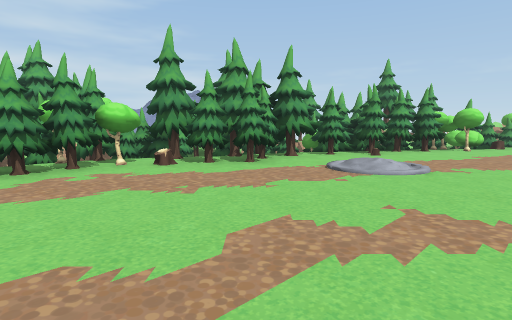
[1] (above)

24 first-person views from a walk through a scene from a Unity 3-D project. The camera is 1.3 m above the floor, tilts 6° down and sees 80° across. The floor is counted in squares, 2 m on a side. Each view is taken from the middle of a square. On the plan, view 1 faces up. The plan holds only what a view shows up to about 10 squares ahead; the rest is blank. The place goes on beyond the plan. Some animated figures are not drawn.

[2]
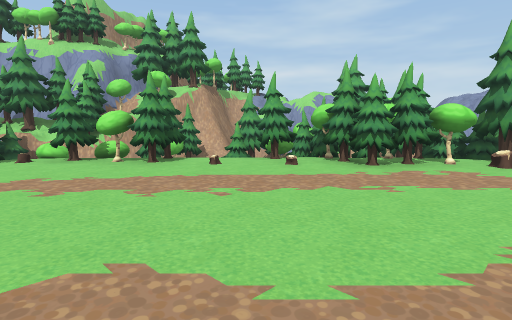

[3]
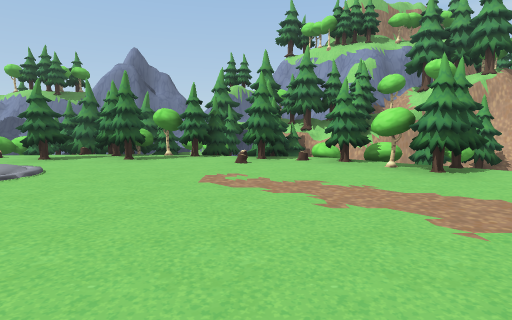

[4]
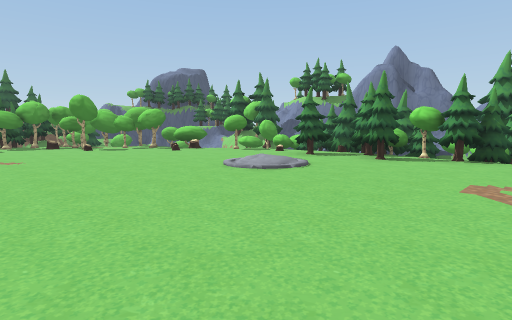

[5]
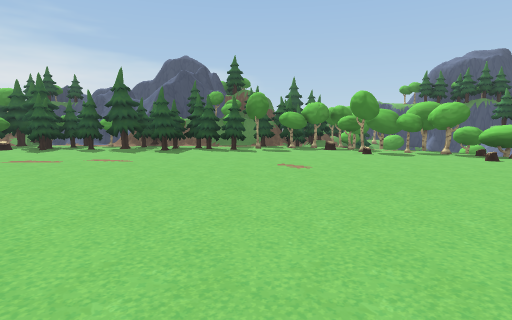

[6]
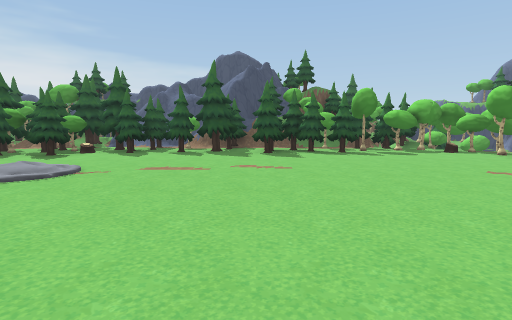

[7]
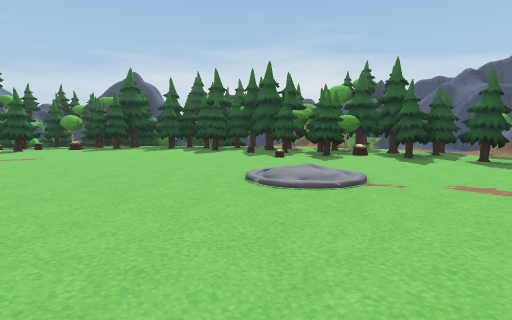

[8]
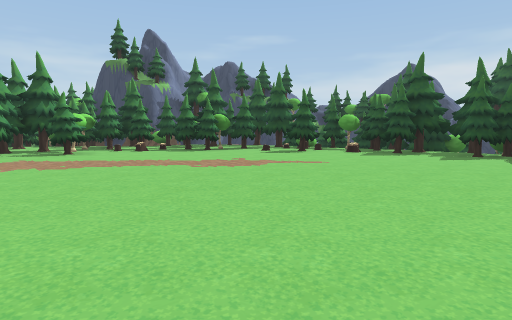

[9]
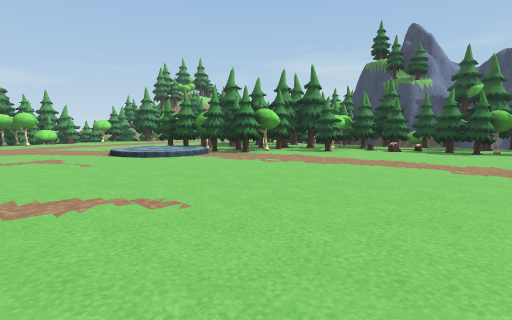

[10]
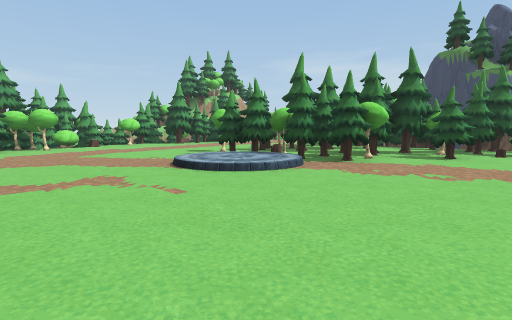

[11]
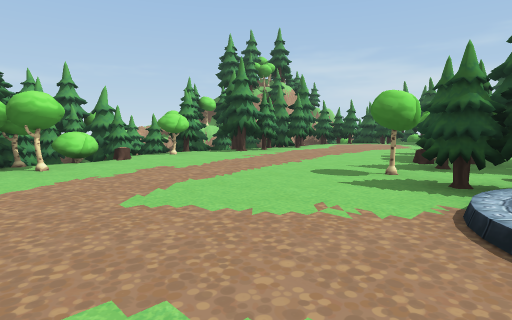

[12]
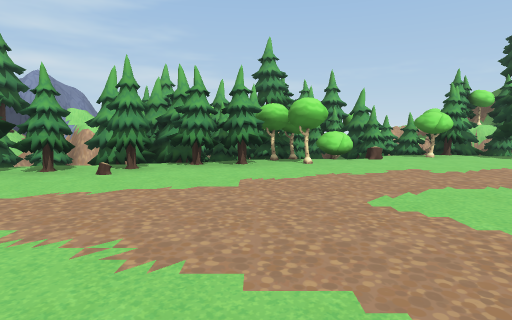

[13]
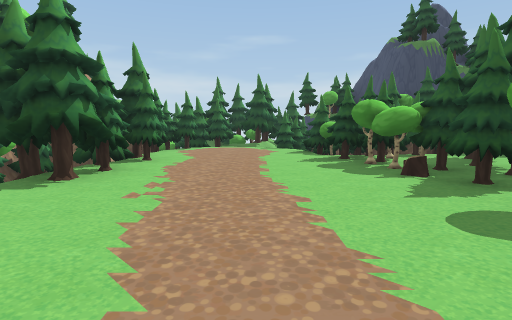

[14]
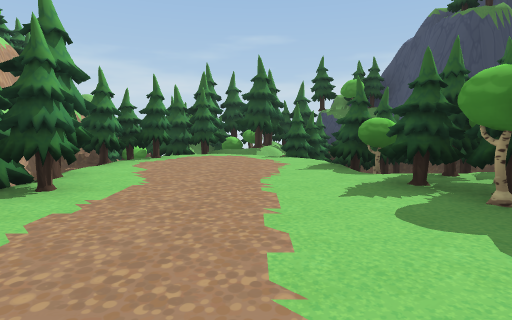

[15]
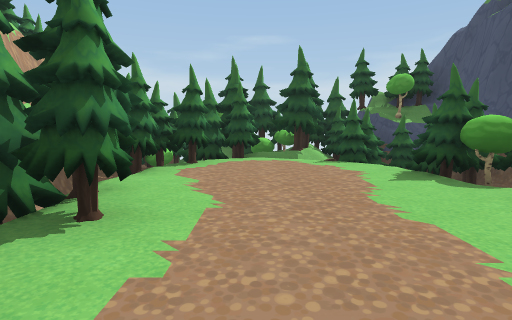

[16]
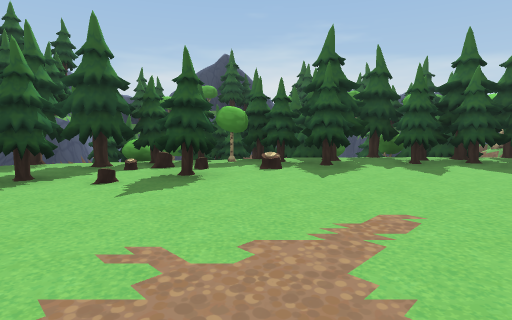

[17]
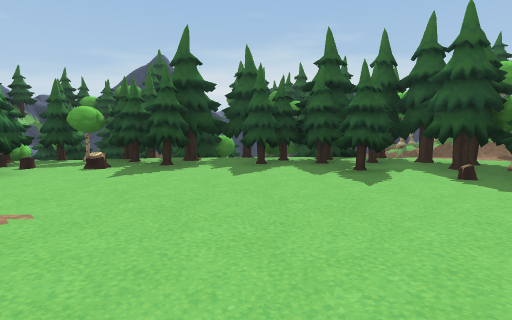

[18]
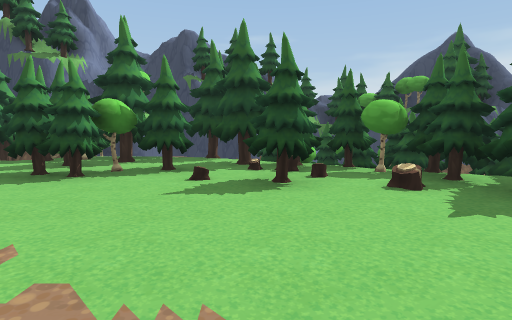

[19]
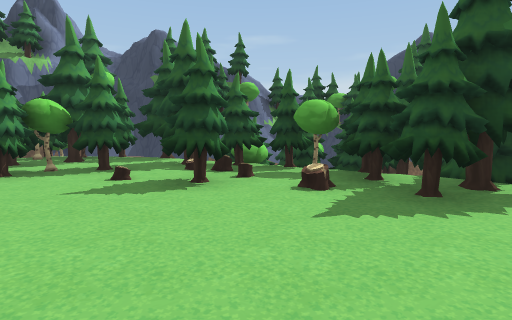

[20]
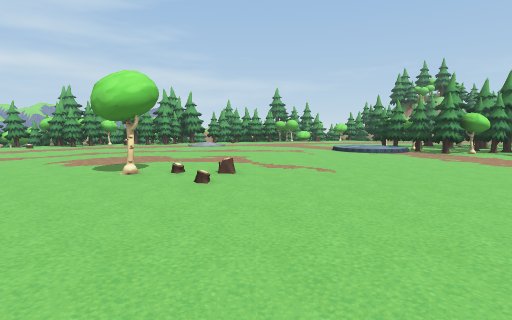

[21]
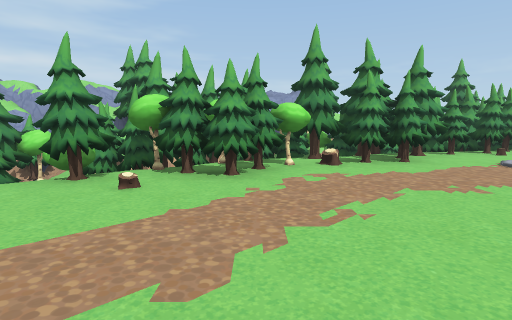

[22]
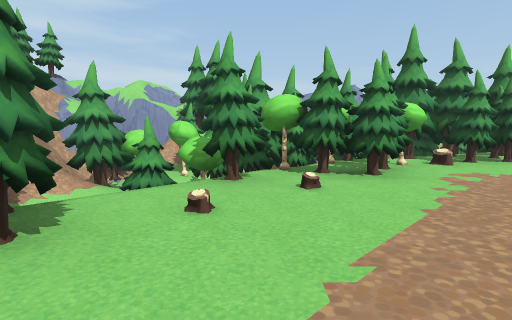

[23]
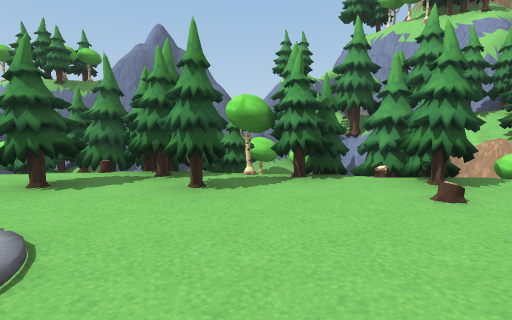

[24]
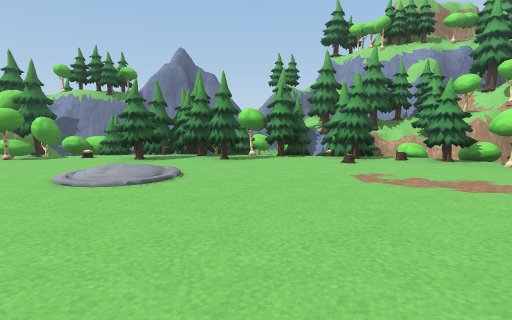

### Floor plan
Key: @ floor where view 1 was taken; # wall or solid block; . main floor; : floor 0.25 m higher than the main floor; - floor 1 m lower than the main floor; / step, stairs or slope; ^ raised ledge; v drop or lower ground; T tree; S stump; O other object.
Columns run from 12 left of view 1 to 20 right of it. Each row starts with its distance up from view 1.
 13               T  TTOTTv##
 12               O T OTTTTT###
 11          #####OTTTTTTTTTTT####O
 10    ###     TOO#TTTT^T#.TTTT.TTTT
  9   ##v#TOv O^TTTTTT#....TTT...TTTO
  8   #TT##TOTTTTTTTT.............TTO
  7   #TTTTTTTTTTTT...............TT
  6   ##T#TTTTTTT................TOTO
  5   ##TvTT#T.... ........S#TTTTTTT
  4   #TT TTTT..../......T.TTTTTTT#
  3   ###T............./:T TTTTTT##
  2  T#vTTT............::TTTTTTOT
  1 TT#vT#.............//.TTTTTO
  0 T#TT........@..........TT#TTT
 -1 TTTTT....................TTT #
 -2 TTTT.....................TTTT#
 -3 #^T#..........#..........TTTT##
 -4 #T#TT....................T#TTv#
 -5 TTT.T.:...................TTT##
 -6  T-.T....................TTTTTT
 -7 #TT......................TT^T ##
 -8 #####...........//.......TTTvTv#
 -9     # ..........//......TTTTTvv#
-10     ##...............T.TTTTTO ##
-11      ###..........TT.TTTTTTTT
-12       ##...TTTTTT.#TTTT#TTO
-13        ####TTTTTTT#TTTTTT#
-14          ###   #TTTTO    #
-15                ###   ##

Where each view was taken, in squares from view 1:
view 1: 0 up, 0 right, facing up
view 2: 1 down, 1 left, facing up-left
view 3: 1 down, 2 left, facing left
view 4: 1 down, 2 left, facing down-left
view 5: 3 down, 2 left, facing down
view 6: 4 down, 1 right, facing down
view 7: 5 down, 2 right, facing down-right
view 8: 5 down, 4 right, facing right
view 9: 5 down, 4 right, facing up-right
view 10: 2 down, 4 right, facing up-right
view 11: 3 up, 5 right, facing up-right
view 12: 3 up, 5 right, facing up
view 13: 7 up, 7 right, facing right
view 14: 7 up, 10 right, facing right
view 15: 8 up, 11 right, facing right
view 16: 4 down, 9 right, facing down-right
view 17: 6 down, 7 right, facing down-right
view 18: 6 down, 9 right, facing right
view 19: 7 down, 9 right, facing right
view 20: 8 down, 4 right, facing up
view 21: 0 up, 3 left, facing up
view 22: 0 up, 5 left, facing up
view 23: 3 down, 5 left, facing left
view 24: 3 down, 2 left, facing left
